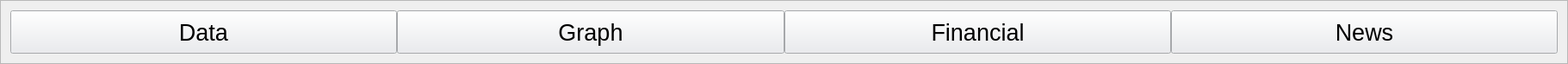
    <widget class="QFrame" name="Header">
     <property name="geometry">
      <rect>
       <x>0</x>
       <y>0</y>
       <width>1821</width>
       <height>71</height>
      </rect>
     </property>
     <property name="frameShape">
      <enum>QFrame::StyledPanel</enum>
     </property>
     <property name="frameShadow">
      <enum>QFrame::Raised</enum>
     </property>
     <layout class="QHBoxLayout" name="horizontalLayout">
      <property name="spacing">
       <number>0</number>
      </property>
      <item>
       <widget class="QPushButton" name="pushButton_data">
        <property name="minimumSize">
         <size>
          <width>0</width>
          <height>50</height>
         </size>
        </property>
        <property name="font">
         <font>
          <pointsize>20</pointsize>
         </font>
        </property>
        <property name="cursor">
         <cursorShape>PointingHandCursor</cursorShape>
        </property>
        <property name="styleSheet">
         <string notr="true">background-color: #E9EBEF;</string>
        </property>
        <property name="text">
         <string>Data</string>
        </property>
       </widget>
      </item>
      <item>
       <widget class="QPushButton" name="pushButton_graph">
        <property name="minimumSize">
         <size>
          <width>0</width>
          <height>50</height>
         </size>
        </property>
        <property name="font">
         <font>
          <pointsize>20</pointsize>
         </font>
        </property>
        <property name="cursor">
         <cursorShape>PointingHandCursor</cursorShape>
        </property>
        <property name="styleSheet">
         <string notr="true">background-color: #E9EBEF;</string>
        </property>
        <property name="text">
         <string>Graph</string>
        </property>
       </widget>
      </item>
      <item>
       <widget class="QPushButton" name="pushButton_financial">
        <property name="minimumSize">
         <size>
          <width>0</width>
          <height>50</height>
         </size>
        </property>
        <property name="font">
         <font>
          <pointsize>20</pointsize>
         </font>
        </property>
        <property name="cursor">
         <cursorShape>PointingHandCursor</cursorShape>
        </property>
        <property name="styleSheet">
         <string notr="true">background-color: #E9EBEF;</string>
        </property>
        <property name="text">
         <string>Financial</string>
        </property>
       </widget>
      </item>
      <item>
       <widget class="QPushButton" name="pushButton_news">
        <property name="minimumSize">
         <size>
          <width>0</width>
          <height>50</height>
         </size>
        </property>
        <property name="font">
         <font>
          <pointsize>20</pointsize>
         </font>
        </property>
        <property name="cursor">
         <cursorShape>PointingHandCursor</cursorShape>
        </property>
        <property name="styleSheet">
         <string notr="true">background-color: #E9EBEF;</string>
        </property>
        <property name="text">
         <string>News</string>
        </property>
       </widget>
      </item>
     </layout>
    </widget>
